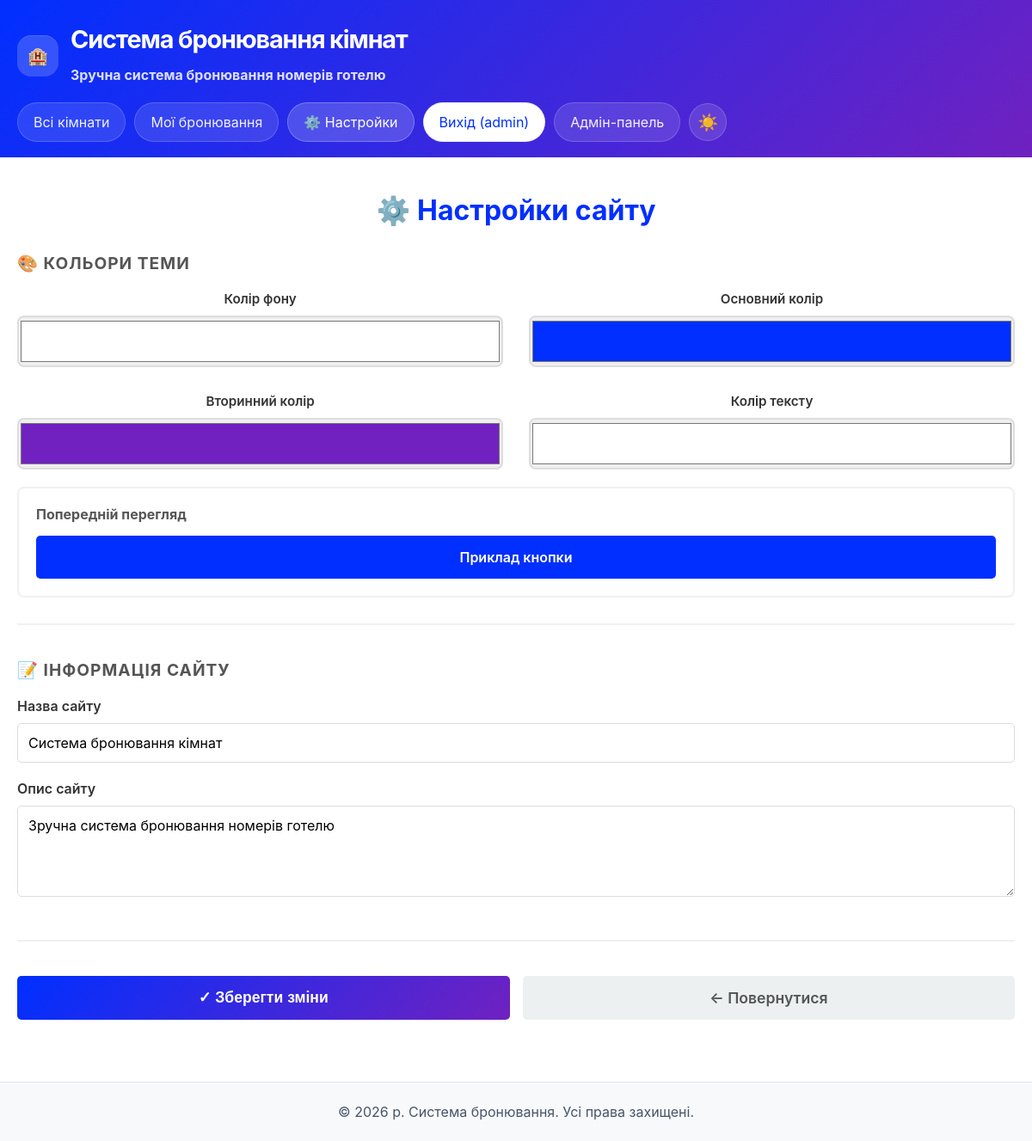
The app's page /settings/ (signed in) with its own data.
### booking/models.py (models this page shows, shortened)
class Settings(models.Model):
    background_color = models.CharField(
        max_length=7,
        default='#ffffff',
        help_text='Колір фону сайту'
    )
    primary_color = models.CharField(
        max_length=7,
        default='#667eea',
        help_text='Основний колір (заголовки, кнопки)'
    )
    secondary_color = models.CharField(
        max_length=7,
        default='#764ba2',
        help_text='Вторинний колір (градієнти, акценти)'
    )
    text_color = models.CharField(
        max_length=7,
        default='#333333',
        help_text='Колір тексту'
    )
    site_title = models.CharField(
        max_length=200,
        default='Система бронювання кімнат',
        help_text='Назва сайту'
    )
    site_description = models.TextField(
        default='Зручна система бронювання номерів готелю',
        help_text='Опис сайту'
    )
    created_at = models.DateTimeField(auto_now_add=True)
    updated_at = models.DateTimeField(auto_now=True)
    class Meta:
        verbose_name = 'Настройки сайту'
        verbose_name_plural = 'Настройки сайту'
    @classmethod
    def get_settings(cls):
        settings, created = cls.objects.get_or_create(id=1)
        return settings

### booking/views.py (the view)
# urls.py: path('settings/', views.settings_page, name='settings'),
@login_required(login_url='login')
@user_passes_test(is_admin)
def settings_page(request):
    settings = Settings.get_settings()
    if request.method == 'POST':
        form = SettingsForm(request.POST, instance=settings)
        if form.is_valid():
            form.save()
            messages.success(request, '✓ Настройки успішно збережені!')
            return redirect('settings')
    else:
        form = SettingsForm(instance=settings)
    context = {
        'form': form,
        'settings': settings,
    }
    return render(request, 'booking/settings.html', context)

### booking/context_processors.py (called while the page is built)
def settings_context(request):
    settings = Settings.get_settings()
    return {
        'settings': settings
    }

### booking/views.py (called while the page is built)
def is_admin(user):
    return user.is_staff or user.is_superuser

### templates/booking/settings.html (shortened to what this page needs)
{% extends 'booking/base.html' %}
{% block content %}
<div class="settings-container">
    <h2>⚙️ Настройки сайту</h2>
    <form method="post" class="settings-form">
        <div class="settings-group">
            <h3>🎨 Кольори теми</h3>
            <div class="color-settings">
                <div class="color-item">
                    <label for="{{ form.background_color.id_for_label }}">{{ form.background_color.label }}</label>
                    {{ form.background_color }}
                </div>
                <div class="color-item">
                    <label for="{{ form.primary_color.id_for_label }}">{{ form.primary_color.label }}</label>
                    {{ form.primary_color }}
                </div>
                <div class="color-item">
                    <label for="{{ form.secondary_color.id_for_label }}">{{ form.secondary_color.label }}</label>
                    {{ form.secondary_color }}
                </div>
                <div class="color-item">
                    <label for="{{ form.text_color.id_for_label }}">{{ form.text_color.label }}</label>
                    {{ form.text_color }}
                </div>
            </div>
            <div class="preview-box">
                <h4>Попередній перегляд</h4>
                <div class="preview-sample" style="background: {{ form.primary_color.value }};">
                    Приклад кнопки
                </div>
            </div>
        </div>
        <div class="settings-group">
            <h3>📝 Інформація сайту</h3>
            <div class="form-group">
                <label for="{{ form.site_title.id_for_label }}">{{ form.site_title.label }}</label>
                {{ form.site_title }}
            </div>
            <div class="form-group">
                <label for="{{ form.site_description.id_for_label }}">{{ form.site_description.label }}</label>
                {{ form.site_description }}
            </div>
        </div>
        <div class="button-group">
            <button type="submit" class="btn btn-save">✓ Зберегти зміни</button>
            <a href="{% url 'room_list' %}" class="btn btn-reset" style="text-decoration: none; display: flex; align-items: center; justify-content: center;">← Повернутися</a>
        </div>
    </form>
</div>
{% endblock %}

### templates/booking/base.html (shortened to what this page needs)
<!DOCTYPE html>
<html lang="ru">
<head>
</head>
<body>
    <div class="page-shell">
        <header>
            <div class="header-inner container">
                <div class="site-brand">
                    <span>🏨</span>
                    <div>
                        <h1>{{ settings.site_title }}</h1>
                        <p class="site-description">{{ settings.site_description }}</p>
                    </div>
                </div>
                <nav>
                    <a href="{% url 'room_list' %}" class="nav-link">Всі кімнати</a>
                    {% if user.is_authenticated %}
                        <a href="{% url 'my_bookings' %}" class="nav-link">Мої бронювання</a>
                        {% if user.is_staff %}
                            <a href="{% url 'settings' %}" class="nav-action admin-link">⚙️ Настройки</a>
                        {% endif %}
                        <form method="post" action="{% url 'logout' %}">
                            <button type="submit" class="nav-action">Вихід ({{ user.username }})</button>
                        </form>
                    {% else %}
                        <a href="{% url 'login' %}" class="nav-action">Вхід</a>
                    {% endif %}
                    <a href="{% url 'admin:index' %}" class="nav-link">Адмін-панель</a>
                    <button id="theme-toggle" class="theme-toggle" title="Переключити тему">☀️</button>
                </nav>
            </div>
        </header>
        <main class="container">
            {% block content %}{% endblock %}
        </main>
        <footer>
            <p>&copy; 2026 р. Система бронювання. Усі права захищені.</p>
        </footer>
    </div>
</body>
</html>

### records on screen
Settings: site_title "Система бронювання кімнат", site_description "Зручна система бронювання номерів готелю", background_color "#ffffff", primary_color "#002fff", secondary_color "#7021c0", text_color "#ffffff"

### other values on screen
{{ user.username }} "admin"
